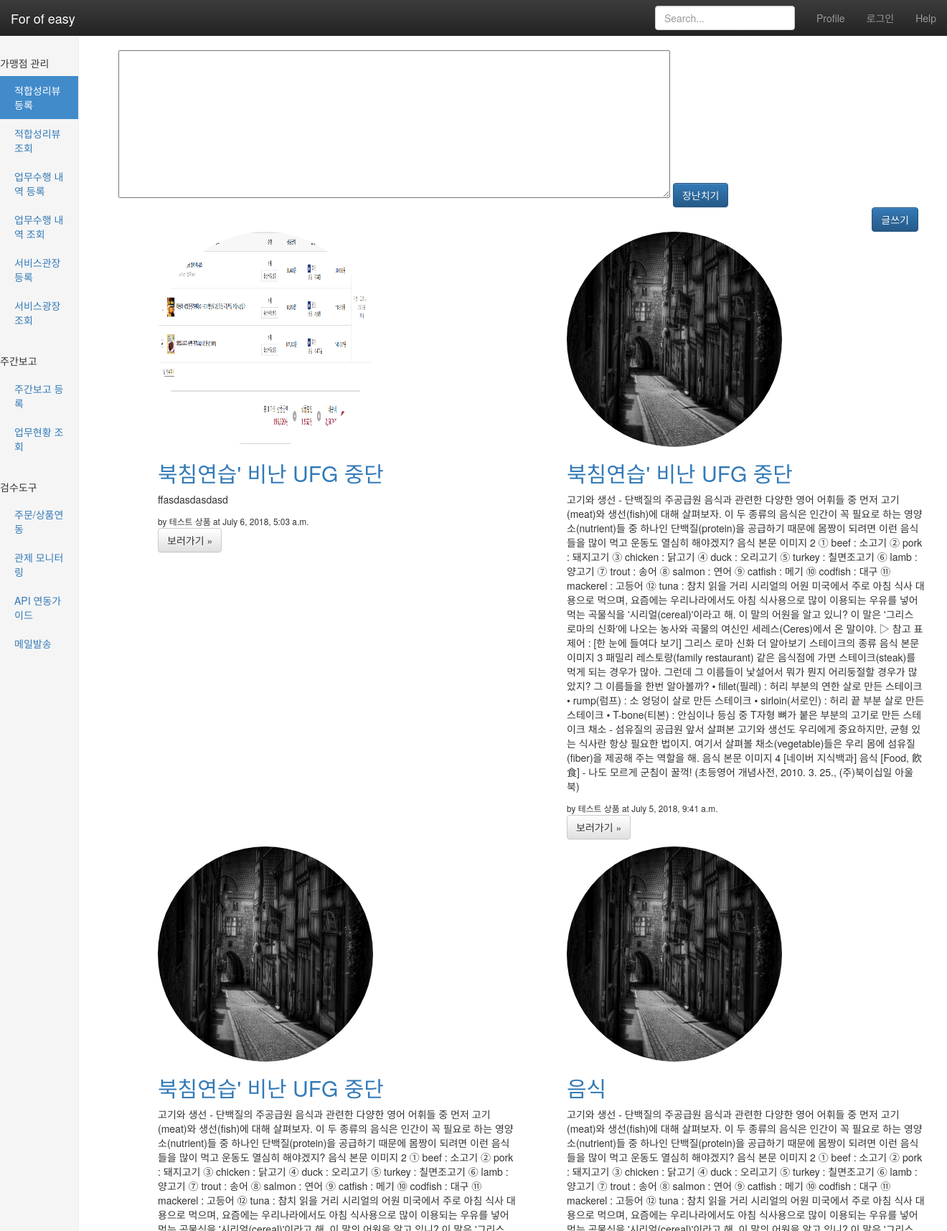
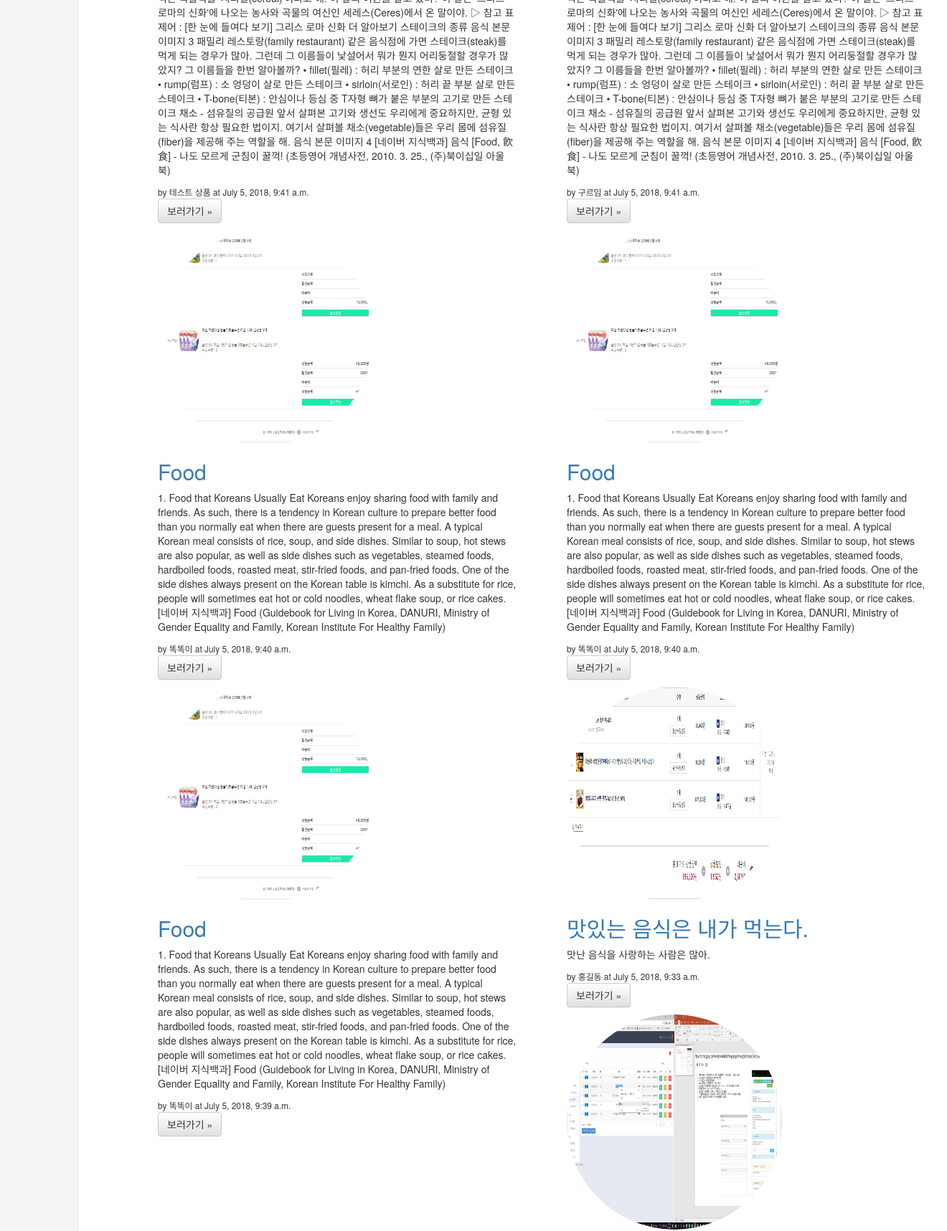
Screenshot of /food/ (upper part) with the database file from the repository (2 pictures, top to bottom).
### food/models.py (models this page shows, shortened)
class Food(models.Model):
    author = models.CharField(max_length=20, verbose_name="작성자")
    title = models.CharField(max_length=100, verbose_name="제목",help_text="제목을 입력해 주세요. 최대 100글자.")
    content = models.TextField(verbose_name="내용")
    photo = models.ImageField(blank=True)
    create_at = models.DateTimeField(auto_now_add=True)
    update_at = models.DateTimeField(auto_now=True)
    class Meta:
        ordering = ['-id']

### food/views.py (the view)
def food_list(request):
    qs = Food.objects.all()
    return render(request, 'food/food_list.html',{
        'posts':qs,
    })

### food/templates/food/food_list.html (shortened to what this page needs)
{% extends "food/layout.html"%}
{% block content %}
<div class="container">
  <div class="row">
    <div class="col-sm-12">
      <form action="" width="100%">
        <textarea name="" id="valu" cols="100%" rows="10"></textarea>
        <a id="btn1"  class="btn btn-primary">장난치기</a>
      </form>
    </div>
  </div>
</div>
<a href="{% url "food:food_new"%}" class="btn btn-primary pull-right">글쓰기</a>
<div class=container>
    <div class="row">
      <div class='col-sm-12'>
        {% for post in posts %}
        <div class="col-lg-6">
          <ul style="list-style:none;">
            <li><img class="img-circle" src="{{post.photo.url}}" alt="Generic placeholder image" width="300" height="300"></li>
            <li><h2><a href="{% url "food:food_detail" post.id %}">{{post.title}}</a></h2></li>
            <li><p>{{post.content}}</p></li>
            <li><small>by {{post.author}} at {{post.update_at}}</small></li>
            <li><a class="btn btn-default" href="{% url "food:food_detail" post.id %}" role="button">보러가기 &raquo;</a></li>
          </ul>
        </div>
        {% endfor%}
      </div>
    </div>
</div>
{% endblock%}

### askdjango/static/css/dashbord.css (style rules this page uses)
body { padding-top: 50px; }

### rows the page displays
Food: photo (picture), title "북침연습' 비난 UFG 중단", content "ffasdasdasdasd", author "테스트 상품", update_at "July 6, 2018, 5:03 a.m."
Food: photo (picture), title "북침연습' 비난 UFG 중단", content "고기와 생선 - 단백질의 주공급원 음식과 관련한 다양한 영어 어휘들 중 먼저 고기(meat)와 생선(fish)에 대해 살펴보자. 이 두 종류의 음식은 인간이 꼭 필요로 하는 영양소(nutrient)들 중 하나인 단백질(protein)을 공급하기 때문에 몸짱이 되려면 이런 음식들을 많이 먹고 운동도 열심히 해야겠지? 음식 본문 이미지 2 ① beef : 소고기 ② pork : 돼지고기 ③ chicken : 닭고기 ④ duck : 오리고기 ⑤ turkey : 칠면조고기 ⑥ lamb : 양고기 ⑦ trout : 송어 ⑧ salmon : 연어 ⑨ catfish : 메기 ⑩ codfish : 대구 ⑪ mackerel : 고등어 ⑫ tuna : 참치 읽을 거리 시리얼의 어원 미국에서 주로 아침 식사 대용으로 먹으며, 요즘에는 우리나라에서도 아침 식사용으로 많이 이용되는 우유를 넣어 먹는 곡물식을 '시리얼(cereal)'이라고 해. 이 말의 어원을 알고 있니? 이 말은 '그리스 로마의 신화'에 나오는 농사와 곡물의 여신인 세레스(Ceres)에서 온 말이야. ▷ 참고 표제어 : [한 눈에 들여다 보기] 그리스 로마 신화 더 알아보기 스테이크의 종류 음식 본문 이미지 3 패밀리 레스토랑(family restaurant) 같은 음식점에 가면 스테이크(steak)를 먹게 되는 경우가 많아. 그런데 그 이름들이 낯설어서 뭐가 뭔지 어리둥절할 경우가…", author "테스트 상품", update_at "July 5, 2018, 9:41 a.m."
Food: photo (picture), title "북침연습' 비난 UFG 중단", content "고기와 생선 - 단백질의 주공급원 음식과 관련한 다양한 영어 어휘들 중 먼저 고기(meat)와 생선(fish)에 대해 살펴보자. 이 두 종류의 음식은 인간이 꼭 필요로 하는 영양소(nutrient)들 중 하나인 단백질(protein)을 공급하기 때문에 몸짱이 되려면 이런 음식들을 많이 먹고 운동도 열심히 해야겠지? 음식 본문 이미지 2 ① beef : 소고기 ② pork : 돼지고기 ③ chicken : 닭고기 ④ duck : 오리고기 ⑤ turkey : 칠면조고기 ⑥ lamb : 양고기 ⑦ trout : 송어 ⑧ salmon : 연어 ⑨ catfish : 메기 ⑩ codfish : 대구 ⑪ mackerel : 고등어 ⑫ tuna : 참치 읽을 거리 시리얼의 어원 미국에서 주로 아침 식사 대용으로 먹으며, 요즘에는 우리나라에서도 아침 식사용으로 많이 이용되는 우유를 넣어 먹는 곡물식을 '시리얼(cereal)'이라고 해. 이 말의 어원을 알고 있니? 이 말은 '그리스 로마의 신화'에 나오는 농사와 곡물의 여신인 세레스(Ceres)에서 온 말이야. ▷ 참고 표제어 : [한 눈에 들여다 보기] 그리스 로마 신화 더 알아보기 스테이크의 종류 음식 본문 이미지 3 패밀리 레스토랑(family restaurant) 같은 음식점에 가면 스테이크(steak)를 먹게 되는 경우가 많아. 그런데 그 이름들이 낯설어서 뭐가 뭔지 어리둥절할 경우가…", author "테스트 상품", update_at "July 5, 2018, 9:41 a.m."
Food: photo (picture), title "음식", content "고기와 생선 - 단백질의 주공급원 음식과 관련한 다양한 영어 어휘들 중 먼저 고기(meat)와 생선(fish)에 대해 살펴보자. 이 두 종류의 음식은 인간이 꼭 필요로 하는 영양소(nutrient)들 중 하나인 단백질(protein)을 공급하기 때문에 몸짱이 되려면 이런 음식들을 많이 먹고 운동도 열심히 해야겠지? 음식 본문 이미지 2 ① beef : 소고기 ② pork : 돼지고기 ③ chicken : 닭고기 ④ duck : 오리고기 ⑤ turkey : 칠면조고기 ⑥ lamb : 양고기 ⑦ trout : 송어 ⑧ salmon : 연어 ⑨ catfish : 메기 ⑩ codfish : 대구 ⑪ mackerel : 고등어 ⑫ tuna : 참치 읽을 거리 시리얼의 어원 미국에서 주로 아침 식사 대용으로 먹으며, 요즘에는 우리나라에서도 아침 식사용으로 많이 이용되는 우유를 넣어 먹는 곡물식을 '시리얼(cereal)'이라고 해. 이 말의 어원을 알고 있니? 이 말은 '그리스 로마의 신화'에 나오는 농사와 곡물의 여신인 세레스(Ceres)에서 온 말이야. ▷ 참고 표제어 : [한 눈에 들여다 보기] 그리스 로마 신화 더 알아보기 스테이크의 종류 음식 본문 이미지 3 패밀리 레스토랑(family restaurant) 같은 음식점에 가면 스테이크(steak)를 먹게 되는 경우가 많아. 그런데 그 이름들이 낯설어서 뭐가 뭔지 어리둥절할 경우가…", author "구르임", update_at "July 5, 2018, 9:41 a.m."
Food: photo (picture), title "Food", content "1. Food that Koreans Usually Eat Koreans enjoy sharing food with family and friends. As such, there is a tendency in Korean culture to prepare better food than you normally eat when there are guests present for a meal. A typical Korean meal consists of rice, soup, and side dishes. Similar to soup, hot stews are also popular, as well as side dishes such as vegetables, steamed foods, hardboiled foods, roasted meat, stir-fried foods, and pan-fried foods. One of the side dishes always present on the Korean table is kimchi. As a substitute for rice, people will sometimes eat hot or cold noodles, wheat flake soup, or rice cakes. [네이버 지식백과] Food (Guidebook for Living in Korea, DANURI, Ministry of…", author "똑똑이", update_at "July 5, 2018, 9:40 a.m."
Food: photo (picture), title "Food", content "1. Food that Koreans Usually Eat Koreans enjoy sharing food with family and friends. As such, there is a tendency in Korean culture to prepare better food than you normally eat when there are guests present for a meal. A typical Korean meal consists of rice, soup, and side dishes. Similar to soup, hot stews are also popular, as well as side dishes such as vegetables, steamed foods, hardboiled foods, roasted meat, stir-fried foods, and pan-fried foods. One of the side dishes always present on the Korean table is kimchi. As a substitute for rice, people will sometimes eat hot or cold noodles, wheat flake soup, or rice cakes. [네이버 지식백과] Food (Guidebook for Living in Korea, DANURI, Ministry of…", author "똑똑이", update_at "July 5, 2018, 9:40 a.m."
Food: photo (picture), title "Food", content "1. Food that Koreans Usually Eat Koreans enjoy sharing food with family and friends. As such, there is a tendency in Korean culture to prepare better food than you normally eat when there are guests present for a meal. A typical Korean meal consists of rice, soup, and side dishes. Similar to soup, hot stews are also popular, as well as side dishes such as vegetables, steamed foods, hardboiled foods, roasted meat, stir-fried foods, and pan-fried foods. One of the side dishes always present on the Korean table is kimchi. As a substitute for rice, people will sometimes eat hot or cold noodles, wheat flake soup, or rice cakes. [네이버 지식백과] Food (Guidebook for Living in Korea, DANURI, Ministry of…", author "똑똑이", update_at "July 5, 2018, 9:39 a.m."
Food: photo (picture), title "맛있는 음식은 내가 먹는다.", content "맛난 음식을 사랑하는 사람은 많아.", author "홍길동", update_at "July 5, 2018, 9:33 a.m."
Food: photo (picture)
